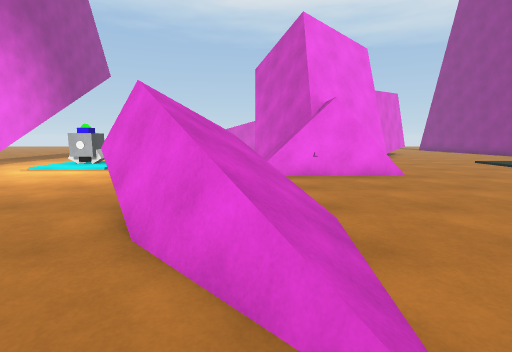
View 1 (above)

23 first-person views from a walk through a scene from a Unity 3-D project. The camera is 1.3 m above the floor, tilts 8° down and sees 85° across. The floor is counted in squares, 1 m on a side. Each view is taken from the middle of a square. On the plan, view 1 faces up. The plan holds only what a view shows up to about 13 squares ahead; the rest is blank. The place goes on beyond the plan. Surface patterns are stand-ins for the level's own textures.

View 2
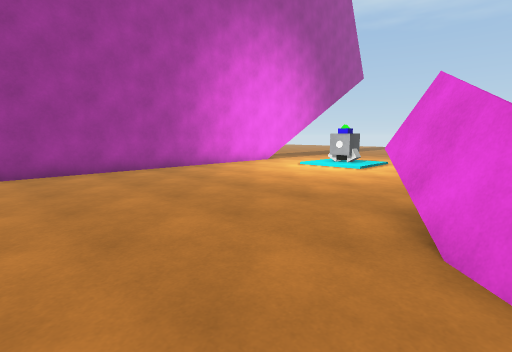

View 3
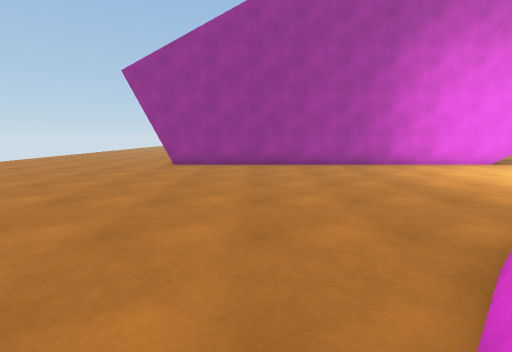

View 4
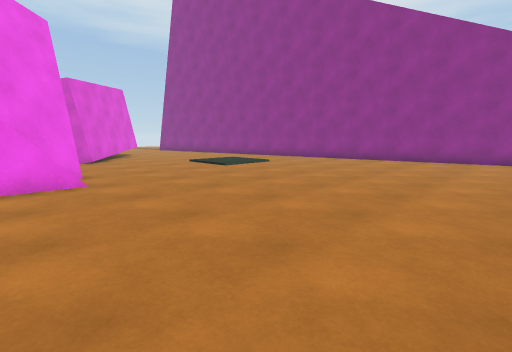

View 5
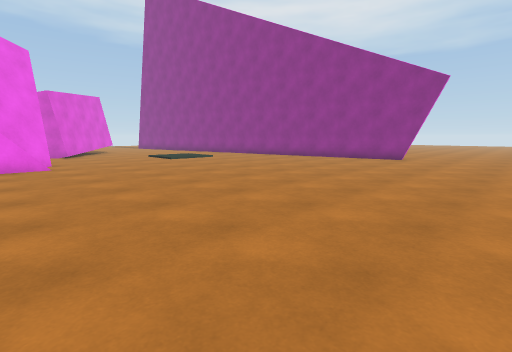

View 6
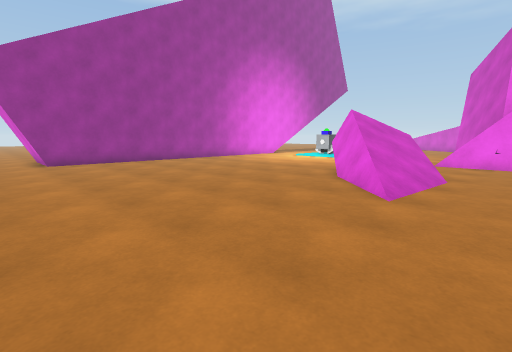

View 7
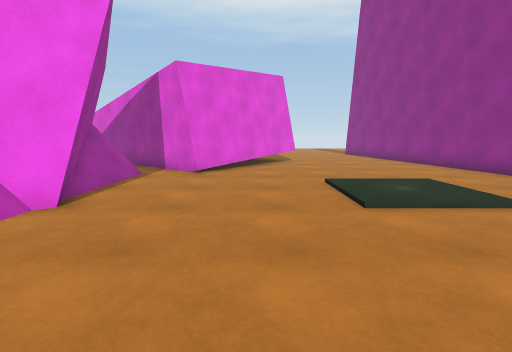

View 8
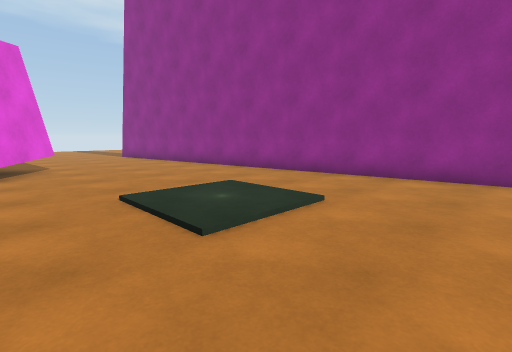

View 9
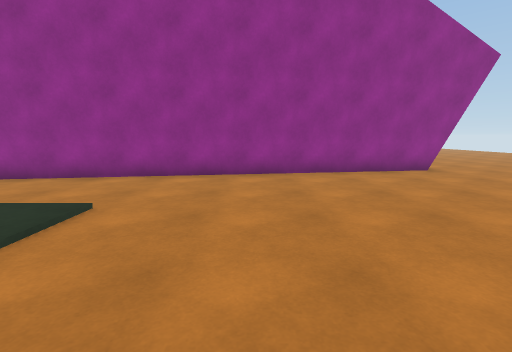

View 10
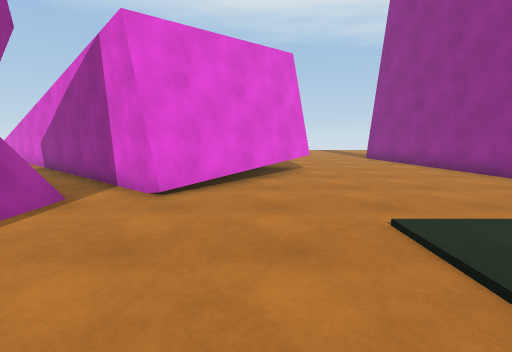

View 11
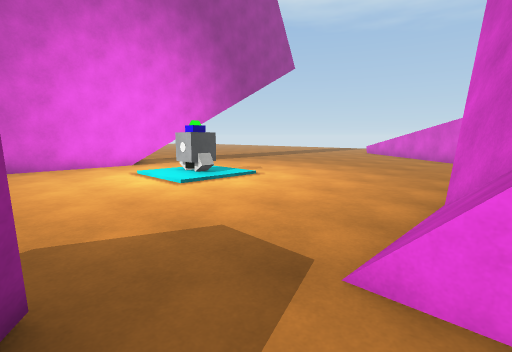

View 12
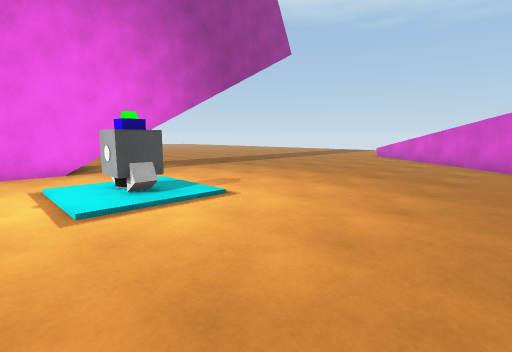

View 13
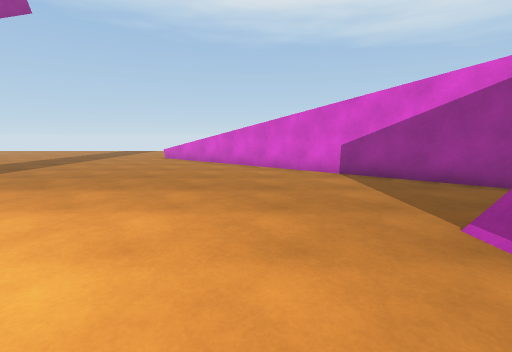

View 14
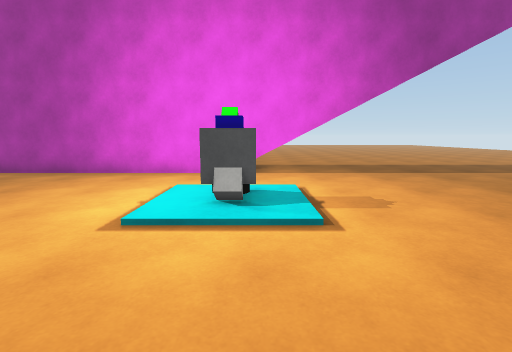

View 15
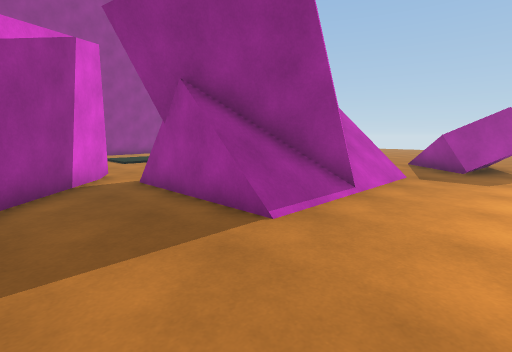

View 16
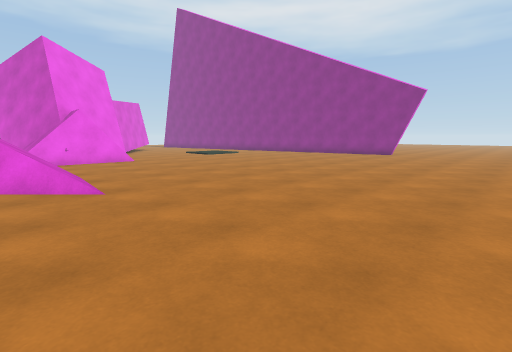

View 17
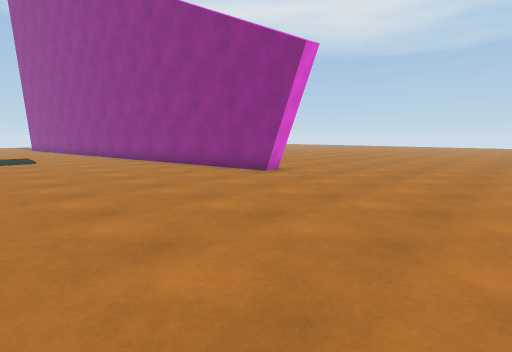

View 18
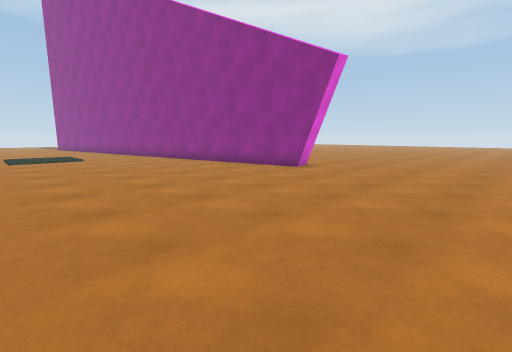

View 19
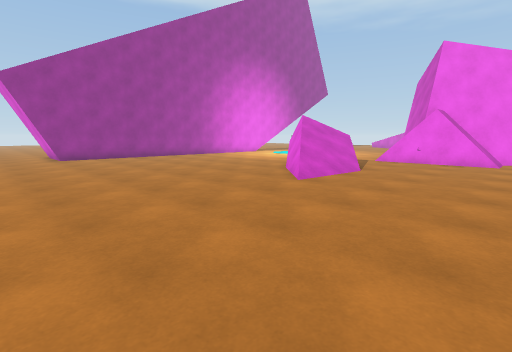

View 20
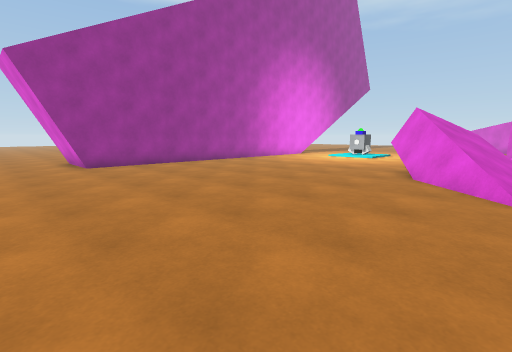

View 21
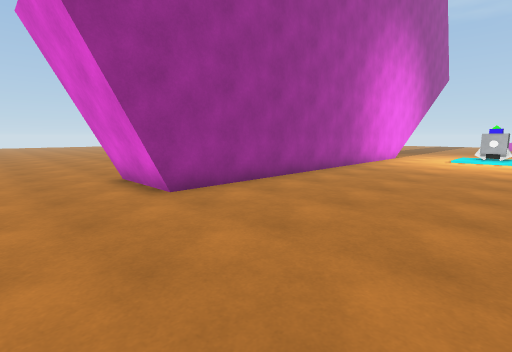

View 22
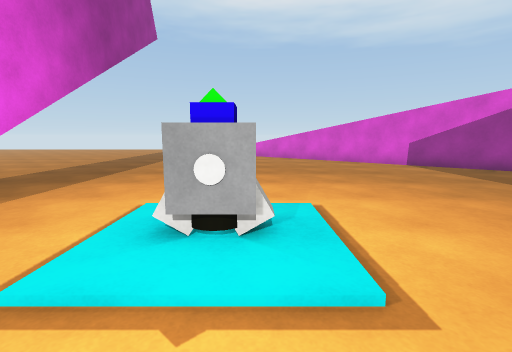

View 23
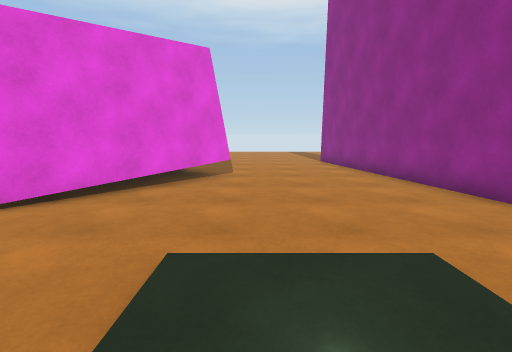

### Floor plan
Points are (right, up) in squares from view 1. A wall is a line through its corners. A room is listed if a view was taken in it or the views show most of it. See-through windows are left out.
Room 1 (views 1, 2, 3, 4, 5, 6, 7, 8, 9, 10, 11, 12, 13, 14, 15, 16, 17, 18, 19, 20, 21, 22, 23)
walls: (4.5, 9.2) (2.6, 9.2); (1.9, 10.1) (0.7, 12.4); (1.8, 10.1) (0, 13.5) (2, 14.8); (1.8, 10.8) (1.7, 10.9); (5.4, 11.7) (4, 10.8); (5.5, 11.9) (3.7, 10.8); (-0.9, 3.1) (-3.2, 5.4); (-2, 4.6) (-2.9, 5.5); (-2.5, 6.1) (-1.3, 6.9); (-0.1, 13.2) (1.2, 14.1); (0.4, 14.1) (2, 15.1); (1.6, 15.3) (2, 15.6); (3.8, 15.7) (3.8, 14.8) (5.5, 11.5); (4.1, 15.7) (4.1, 14); (1.2, 15.7) (3.7, 15.7) (3.7, 15); (11.1, 21) (6.8, 16) (-3.3, 24.6); (-12, 15.2) (-12, -3.3); (19.7, 1) (15.9, 24.2); (-12, -3.4) (-14.5, -3.4); (-12, -3.7) (-14.5, -3.7); (20.7, 0.8) (19.7, 0.5); (20.8, 1) (19.7, 0.8)
low walls: (0.7, 11.5) (0, 13) (0.7, 13.5); (-1.5, 3.4) (-0.1, 2.1); (0.5, 1.5) (-2.7, 4.7); (4.8, 14.4) (4.8, 12); (4.8, 15.5) (4.8, 14.5); (4.2, 15.7) (4.2, 13.6); (4.5, 15.7) (4.5, 13) (5.3, 11.4) (4.5, 10.8) (4.5, 9.2); (17.4, 16.6) (17.1, 18.4); (17, 18.6) (16.7, 20.4); (-12, -3.3) (-14.5, -3.3); (20.9, 1.3) (19.7, 1); (16.7, 20.5) (16.6, 21.4)
ways out: opening at (22, 1)
objects: other object (-8, 12) to (-7, 13)

Where each view was taken, in squares from view 1:
view 1: 0 up, 0 right, facing up
view 2: 0 up, 1 left, facing up-left
view 3: 1 up, 1 right, facing left
view 4: 1 up, 3 right, facing up-right
view 5: 4 down, 3 right, facing up-right
view 6: 5 down, 3 right, facing up-left
view 7: 6 up, 9 right, facing up
view 8: 8 up, 9 right, facing up-right
view 9: 8 up, 9 right, facing right
view 10: 10 up, 9 right, facing up
view 11: 7 up, 1 right, facing up-left
view 12: 10 up, 1 left, facing up-left
view 13: 12 up, 3 left, facing up
view 14: 13 up, 2 left, facing left
view 15: 19 up, 3 left, facing down-right
view 16: 6 down, 1 left, facing up-right
view 17: 6 down, 12 right, facing up-right
view 18: 6 down, 10 right, facing up-right
view 19: 6 down, 6 right, facing up-left
view 20: 6 down, 1 right, facing up-left
view 21: 6 down, 6 left, facing up-left
view 22: 9 up, 7 left, facing up
view 23: 11 up, 12 right, facing up
